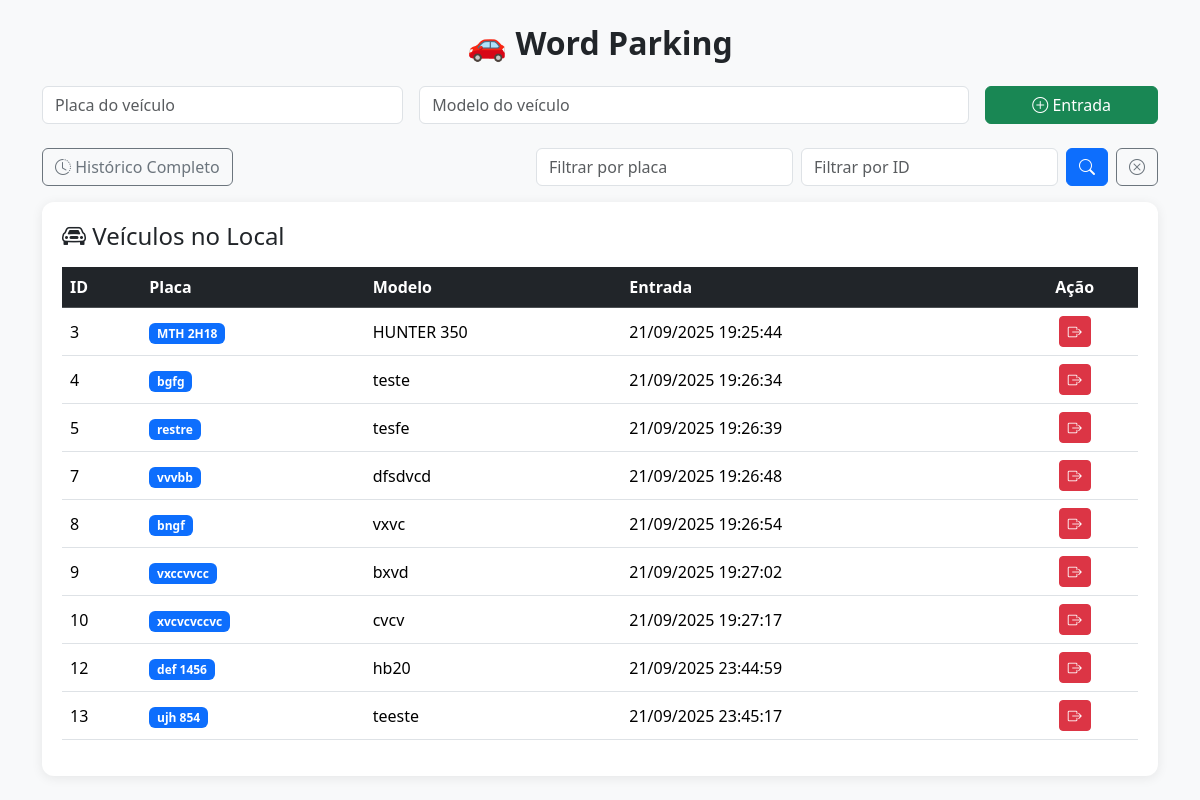
Before: / with the older database file.
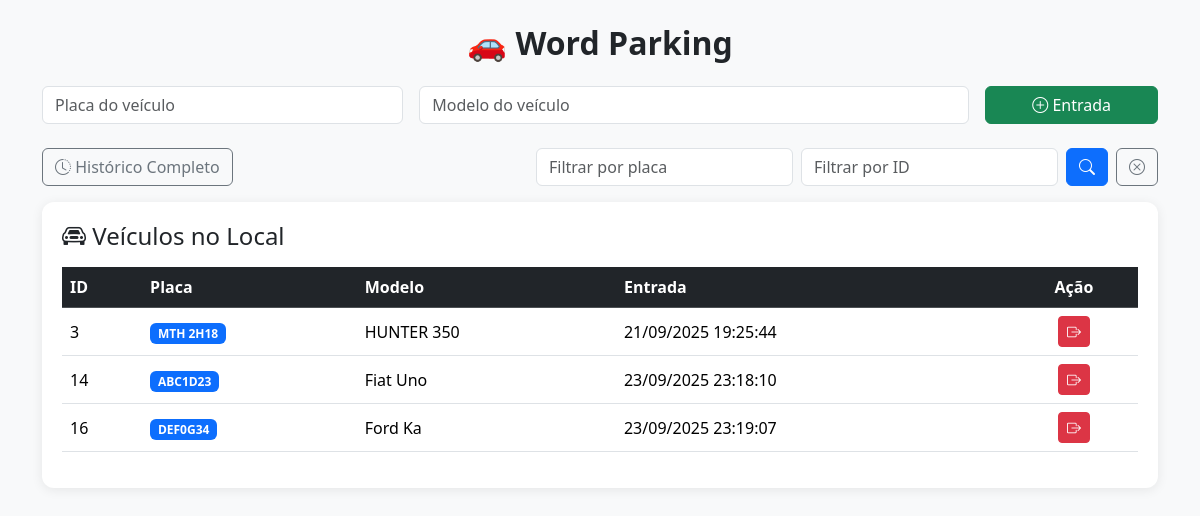
After: the same page with the newer database file.
### models.py (models this page shows)
class Veiculo(Base):
    __tablename__ = "veiculos"
    __table_args__ = {"extend_existing": True}
    id = Column(Integer, primary_key=True, index=True)
    placa = Column(String, index=True)
    modelo = Column(String)
    entrada = Column(DateTime, default=datetime.utcnow)
    saida = Column(DateTime, nullable=True)

### main.py (the view)
@app.get("/", response_class=HTMLResponse)
def home(
    request: Request,
    placa: Optional[str] = Query(None),
    id_str: Optional[str] = Query(None),
    page: int = Query(1, ge=1),            # página atual
    per_page: int = Query(10, ge=1, le=100), # registros por página
    db: Session = Depends(get_db)
):
    query = db.query(Veiculo).filter(Veiculo.saida == None)
    if placa:
        query = query.filter(Veiculo.placa.ilike(f"%{placa}%"))
    if id_str and id_str.isdigit():
        query = query.filter(Veiculo.id == int(id_str))
    total = query.count()  # total de registros
    ativos = query.offset((page - 1) * per_page).limit(per_page).all()
    historico = veiculo_service.listar_historico(db)
    return templates.TemplateResponse("index.html", {
        "request": request,
        "ativos": ativos,
        "historico": historico,
        "message": None,
        "page": page,
        "per_page": per_page,
        "total": total,
        "total_pages": (total + per_page - 1) // per_page  # cálculo de páginas
    })

### templates/index.html (shortened to what this page needs)
<!DOCTYPE html>
<html lang="pt-BR">
<head>
    <link href="https://cdn.jsdelivr.net/npm/bootstrap@5.3.2/dist/css/bootstrap.min.css" rel="stylesheet">
    <link href="https://cdn.jsdelivr.net/npm/bootstrap-icons@1.10.5/font/bootstrap-icons.css" rel="stylesheet">
</head>
<body class="p-4">
<div class="container">
    <h2 class="mb-4 text-center">🚗 <strong>Word Parking</strong></h2>
    <form action="/entrada" method="post" class="row g-3 mb-4">
        <div class="col-md-4">
            <input type="text" name="placa" class="form-control" placeholder="Placa do veículo" required>
        </div>
        <div class="col-md-6">
            <input type="text" name="modelo" class="form-control" placeholder="Modelo do veículo" required>
        </div>
        <div class="col-md-2 d-grid">
            <button type="submit" class="btn btn-success"><i class="bi bi-plus-circle"></i> Entrada</button>
        </div>
    </form>
    <div class="d-flex justify-content-between align-items-center mb-3">
        <a href="/historico" class="btn btn-outline-secondary"><i class="bi bi-clock-history"></i> Histórico Completo</a>
        <form method="get" action="/" class="row g-2 align-items-center">
            <div class="col-auto">
                <input type="text" name="placa" value="{{ request.query_params.get('placa') or '' }}" class="form-control" placeholder="Filtrar por placa">
            </div>
            <div class="col-auto">
                <input type="text" name="id" value="{{ request.query_params.get('id') or '' }}" class="form-control" placeholder="Filtrar por ID">
            </div>
            <div class="col-auto">
                <button type="submit" class="btn btn-primary"><i class="bi bi-search"></i></button>
            </div>
            <div class="col-auto">
                <a href="/" class="btn btn-outline-secondary"><i class="bi bi-x-circle"></i></a>
            </div>
        </form>
    </div>
    <div class="table-container">
        <h4 class="mb-3"><i class="bi bi-car-front"></i> Veículos no Local</h4>
        <div class="table-responsive">
            <table class="table table-hover align-middle">
                <thead class="table-dark">
                    <tr>
                        <th>ID</th>
                        <th>Placa</th>
                        <th>Modelo</th>
                        <th>Entrada</th>
                        <th class="text-center">Ação</th>
                    </tr>
                </thead>
                <tbody>
                    {% for v in ativos %}
                    <tr>
                        <td>{{ v.id }}</td>
                        <td><span class="badge bg-primary">{{ v.placa }}</span></td>
                        <td>{{ v.modelo }}</td>
                        <td>{{ v.entrada.strftime("%d/%m/%Y %H:%M:%S") }}</td>
                        <td class="text-center">
                            <form action="/saida/{{ v.id }}" method="post" style="display:inline;">
                                <button class="btn btn-danger btn-sm" title="Registrar Saída">
                                    <i class="bi bi-box-arrow-right"></i>
                                </button>
                            </form>
                        </td>
                    </tr>
                    {% endfor %}
                </tbody>
            </table>
        </div>
    </div>
</div>
</body>
</html>

Changed rows visible on the page:
no longer on this page (row edited): Veiculo: id "4", placa "bgfg", modelo "teste", entrada "21/09/2025 19:26:34"
no longer on this page (row edited): Veiculo: id "5", placa "restre", modelo "tesfe", entrada "21/09/2025 19:26:39"
no longer on this page (row edited): Veiculo: id "7", placa "vvvbb", modelo "dfsdvcd", entrada "21/09/2025 19:26:48"
no longer on this page (row edited): Veiculo: id "8", placa "bngf", modelo "vxvc", entrada "21/09/2025 19:26:54"
no longer on this page (row edited): Veiculo: id "9", placa "vxccvvcc", modelo "bxvd", entrada "21/09/2025 19:27:02"
no longer on this page (row edited): Veiculo: id "10", placa "xvcvcvccvc", modelo "cvcv", entrada "21/09/2025 19:27:17"
no longer on this page (row edited): Veiculo: id "12", placa "def 1456", modelo "hb20", entrada "21/09/2025 23:44:59"
no longer on this page (row edited): Veiculo: id "13", placa "ujh 854", modelo "teeste", entrada "21/09/2025 23:45:17"
added Veiculo: id "14", placa "ABC1D23", modelo "Fiat Uno", entrada "23/09/2025 23:18:10"
added Veiculo: id "16", placa "DEF0G34", modelo "Ford Ka", entrada "23/09/2025 23:19:07"
